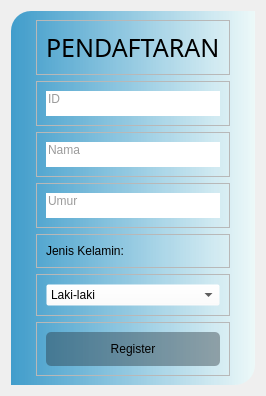
         <widget class="QWidget" name="register_page">
          <property name="layoutDirection">
           <enum>Qt::RightToLeft</enum>
          </property>
          <property name="styleSheet">
           <string notr="true">#label_create_main
{
	font-size: 25px;
}

#frame_register_main
{
	border-top-left-radius: 20px;
	border-bottom-right-radius: 20px;
	background-color: qlineargradient(spread:pad, x1:0, y1:0, x2:1, y2:0, stop:0 rgba(50, 150,200, 235), stop:1 rgba(235, 255, 255, 155));
}

#edit_signup_id
{
	border:none;
	border-bottom:2px solid rgba(255, 255, 255, 155);
	color:rgba(50,50,50,250);
	padding-bottom:7px;
}

#edit_signup_nama
{
	border:none;
	border-bottom:2px solid rgba(255, 255, 255, 155);
	color:rgba(50,50,50,250);
	padding-bottom:7px;
}

#edit_signup_umur
{
	border:none;
	border-bottom:2px solid rgba(255, 255, 255, 155);
	color:rgba(50,50,50,250);
	padding-bottom:7px;
}

#frame_signup_button QPushButton{
padding: 10px;
border-radius: 5px;
background-color: rgba(33, 43, 51, 100);
}


#frame_signup_button QPushButton:hover
{
	border-radius: 10px;
	background-color: rgb(120, 157, 186);
}

#frame_signup_combobox QComboBox{
	background-color: rgba(255, 255, 255, 0);
}
#frame_signup_combobox QComboBox QAbstractItemView{
    background-color: qlineargradient(spread:pad, x1:0, y1:0, x2:1, y2:0, stop:0 rgba(50, 150,200, 235), stop:1 rgba(235, 255, 255, 155));
}</string>
          </property>
          <layout class="QHBoxLayout" name="horizontalLayout_11">
           <property name="leftMargin">
            <number>11</number>
           </property>
           <property name="rightMargin">
            <number>11</number>
           </property>
           <item>
            <widget class="QFrame" name="frame_register_main">
             <property name="sizePolicy">
              <sizepolicy hsizetype="Preferred" vsizetype="Preferred">
               <horstretch>0</horstretch>
               <verstretch>0</verstretch>
              </sizepolicy>
             </property>
             <property name="maximumSize">
              <size>
               <width>400</width>
               <height>500</height>
              </size>
             </property>
             <property name="layoutDirection">
              <enum>Qt::LeftToRight</enum>
             </property>
             <property name="frameShape">
              <enum>QFrame::StyledPanel</enum>
             </property>
             <property name="frameShadow">
              <enum>QFrame::Raised</enum>
             </property>
             <layout class="QVBoxLayout" name="verticalLayout_7">
              <property name="leftMargin">
               <number>25</number>
              </property>
              <property name="rightMargin">
               <number>25</number>
              </property>
              <item alignment="Qt::AlignHCenter">
               <widget class="QFrame" name="frame_create">
                <property name="frameShape">
                 <enum>QFrame::StyledPanel</enum>
                </property>
                <property name="frameShadow">
                 <enum>QFrame::Raised</enum>
                </property>
                <layout class="QHBoxLayout" name="horizontalLayout_5">
                 <item>
                  <widget class="QLabel" name="label_create_main">
                   <property name="font">
                    <font>
                     <family>Trebuchet MS</family>
                     <pointsize>-1</pointsize>
                    </font>
                   </property>
                   <property name="text">
                    <string>PENDAFTARAN</string>
                   </property>
                  </widget>
                 </item>
                </layout>
               </widget>
              </item>
              <item>
               <widget class="QFrame" name="frame_signup_id">
                <property name="frameShape">
                 <enum>QFrame::StyledPanel</enum>
                </property>
                <property name="frameShadow">
                 <enum>QFrame::Raised</enum>
                </property>
                <layout class="QHBoxLayout" name="horizontalLayout_10">
                 <item>
                  <widget class="QLineEdit" name="edit_signup_id">
                   <property name="placeholderText">
                    <string>ID</string>
                   </property>
                  </widget>
                 </item>
                </layout>
               </widget>
              </item>
              <item>
               <widget class="QFrame" name="frame_signup_nama">
                <property name="frameShape">
                 <enum>QFrame::StyledPanel</enum>
                </property>
                <property name="frameShadow">
                 <enum>QFrame::Raised</enum>
                </property>
                <layout class="QHBoxLayout" name="horizontalLayout_9">
                 <item>
                  <widget class="QLineEdit" name="edit_signup_nama">
                   <property name="placeholderText">
                    <string>Nama</string>
                   </property>
                  </widget>
                 </item>
                </layout>
               </widget>
              </item>
              <item>
               <widget class="QFrame" name="frame_signup_umur">
                <property name="frameShape">
                 <enum>QFrame::StyledPanel</enum>
                </property>
                <property name="frameShadow">
                 <enum>QFrame::Raised</enum>
                </property>
                <layout class="QHBoxLayout" name="horizontalLayout_8">
                 <item>
                  <widget class="QLineEdit" name="edit_signup_umur">
                   <property name="placeholderText">
                    <string>Umur</string>
                   </property>
                  </widget>
                 </item>
                </layout>
               </widget>
              </item>
              <item>
               <widget class="QFrame" name="frame_signup_label">
                <property name="frameShape">
                 <enum>QFrame::StyledPanel</enum>
                </property>
                <property name="frameShadow">
                 <enum>QFrame::Raised</enum>
                </property>
                <layout class="QHBoxLayout" name="horizontalLayout_6">
                 <item>
                  <widget class="QLabel" name="label_gender">
                   <property name="text">
                    <string>Jenis Kelamin:</string>
                   </property>
                  </widget>
                 </item>
                </layout>
               </widget>
              </item>
              <item>
               <widget class="QFrame" name="frame_signup_combobox">
                <property name="frameShape">
                 <enum>QFrame::StyledPanel</enum>
                </property>
                <property name="frameShadow">
                 <enum>QFrame::Raised</enum>
                </property>
                <layout class="QHBoxLayout" name="horizontalLayout_7">
                 <item>
                  <widget class="QComboBox" name="combobox_signup_gender">
                   <item>
                    <property name="text">
                     <string>Laki-laki</string>
                    </property>
                   </item>
                   <item>
                    <property name="text">
                     <string>Perempuan</string>
                    </property>
                   </item>
                  </widget>
                 </item>
                </layout>
               </widget>
              </item>
              <item>
               <widget class="QFrame" name="frame_signup_button">
                <property name="frameShape">
                 <enum>QFrame::StyledPanel</enum>
                </property>
                <property name="frameShadow">
                 <enum>QFrame::Raised</enum>
                </property>
                <layout class="QHBoxLayout" name="horizontalLayout_13">
                 <item>
                  <widget class="QPushButton" name="button_signup_sign">
                   <property name="maximumSize">
                    <size>
                     <width>200</width>
                     <height>16777215</height>
                    </size>
                   </property>
                   <property name="text">
                    <string>Register</string>
                   </property>
                  </widget>
                 </item>
                </layout>
               </widget>
              </item>
             </layout>
            </widget>
           </item>
          </layout>
         </widget>
